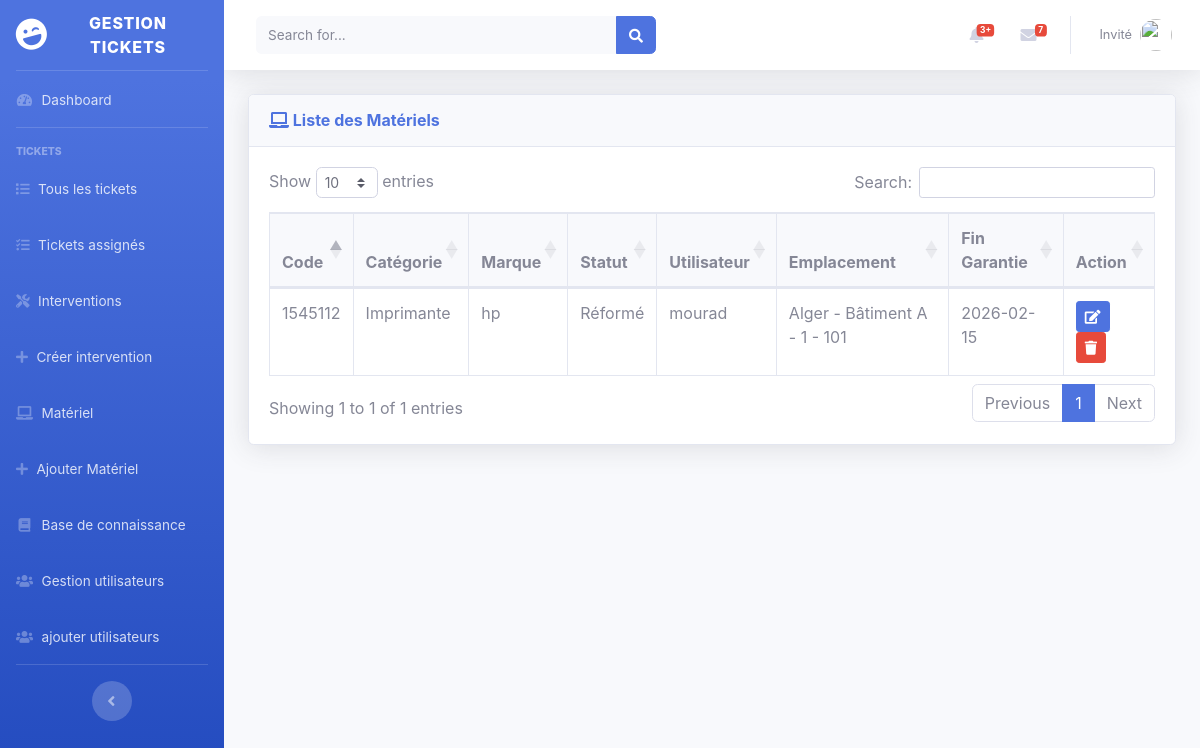
The app's page /materiel.php (signed in) with its own data.
### tables this page shows
CREATE TABLE `materiel` (
  `mat_code` int(11) NOT NULL,
  `mat_categ` enum('Ordinateur','PC Portable','Écran','Imprimante','Scanner') NOT NULL,
  `mat_marque` varchar(50) DEFAULT NULL,
  `mat_statut` enum('Disponible','Attribué','En panne','Réformé','Perdu') DEFAULT 'Disponible',
  `mat_fin_gar` date DEFAULT NULL,
  `usr_id` int(11) NOT NULL,
  `emp_id` int(11) DEFAULT NULL
);

CREATE TABLE `user` (
  `usr_id` int(11) NOT NULL,
  `usr_nom` varchar(100) DEFAULT NULL,
  `usr_prenom` varchar(100) NOT NULL,
  `usr_telephone` varchar(20) DEFAULT NULL,
  `usr_email` varchar(100) DEFAULT NULL,
  `usr_password` varchar(255) DEFAULT NULL,
  `usr_date_creation` date DEFAULT NULL,
  `usr_date_update` date DEFAULT NULL,
  `str_id` int(11) DEFAULT NULL
);

### materiel.php (the view, shortened to what this page needs)
<?php
require 'db.php';
$materiels = $pdo->query("
    SELECT
        m.mat_code,
        m.mat_categ,
        m.mat_marque,
        m.mat_statut,
        m.mat_fin_gar,
        u.usr_id,
        u.usr_nom,
        e.emp_id,
        CONCAT(e.emp_localisation, ' - ', e.emp_batiment, ' - ', e.emp_etage, ' - ', e.emp_num_bureau) AS emp_label
    FROM materiel m
    LEFT JOIN user u ON m.usr_id = u.usr_id
    LEFT JOIN emplacement e ON m.emp_id = e.emp_id
    ORDER BY m.mat_code ASC
")->fetchAll(PDO::FETCH_ASSOC);
?>
<!DOCTYPE html>
<html lang="fr">
<head>
<link href="https://cdn.jsdelivr.net/npm/bootstrap@4.6.2/dist/css/bootstrap.min.css" rel="stylesheet">
<link rel="stylesheet" href="https://cdnjs.cloudflare.com/ajax/libs/font-awesome/5.15.4/css/all.min.css">
<link rel="stylesheet" href="https://cdn.datatables.net/1.13.6/css/dataTables.bootstrap4.min.css">
<link href="css/sb-admin-2.min.css" rel="stylesheet">
</head>
<body id="page-top">
<div id="wrapper">
    <?php include('fragment/sidebar.php'); ?>
    <div id="content-wrapper" class="d-flex flex-column">
        <div id="content">
            <?php include('fragment/navbar.php'); ?>
            <div class="container-fluid mt-4">
                <div class="card shadow mb-4">
                    <div class="card-header py-3">
                        <h6 class="m-0 font-weight-bold text-primary">
                            <i class="fas fa-laptop"></i> Liste des Matériels
                        </h6>
                    </div>
                    <div class="card-body">
                        <div class="table-responsive">
                            <table class="table table-bordered" id="dataTable" width="100%">
                                <thead class="bg-light">
                                    <tr>
                                        <th>Code</th>
                                        <th>Catégorie</th>
                                        <th>Marque</th>
                                        <th>Statut</th>
                                        <th>Utilisateur</th>
                                        <th>Emplacement</th>
                                        <th>Fin Garantie</th>
                                        <th>Action</th>
                                    </tr>
                                </thead>
                                <tbody>
                                    <?php foreach($materiels as $m): ?>
                                    <tr>
                                        <td><?= htmlspecialchars($m['mat_code']) ?></td>
                                        <td><?= htmlspecialchars($m['mat_categ'] ?? '-') ?></td>
                                        <td><?= htmlspecialchars($m['mat_marque'] ?? '-') ?></td>
                                        <td><?= htmlspecialchars($m['mat_statut'] ?? '-') ?></td>
                                        <td><?= $m['usr_nom'] ? htmlspecialchars($m['usr_nom']) : '<span class="text-muted">Aucun</span>' ?></td>
                                        <td><?= $m['emp_label'] ? htmlspecialchars($m['emp_label']) : '<span class="text-muted">Aucun</span>' ?></td>
                                        <td><?= $m['mat_fin_gar'] ? htmlspecialchars($m['mat_fin_gar']) : '<span class="text-muted">-</span>' ?></td>
                                        <td>
                                            <button type="button"
                                                    class="btn btn-primary btn-sm editBtn"
                                                    data-code="<?= htmlspecialchars($m['mat_code'], ENT_QUOTES) ?>"
                                                    data-categ="<?= htmlspecialchars($m['mat_categ'], ENT_QUOTES) ?>"
                                                    data-marque="<?= htmlspecialchars($m['mat_marque'], ENT_QUOTES) ?>"
                                                    data-statut="<?= htmlspecialchars($m['mat_statut'], ENT_QUOTES) ?>"
                                                    data-fin="<?= htmlspecialchars($m['mat_fin_gar'], ENT_QUOTES) ?>"
                                                    data-usr="<?= htmlspecialchars($m['usr_id'], ENT_QUOTES) ?>"
                                                    data-emp="<?= htmlspecialchars($m['emp_id'], ENT_QUOTES) ?>">
                                                <i class="fas fa-edit"></i>
                                            </button>
                                            <a href="supprimer.php?id=<?= urlencode($m['mat_code']) ?>&type=materiel"
                                               class="btn btn-danger btn-sm"
                                               onclick="return confirm('Voulez-vous vraiment supprimer ce matériel ?')">
                                               <i class="fas fa-trash"></i>
                                            </a>
                                        </td>
                                    </tr>
                                    <?php endforeach; ?>
                                </tbody>
                            </table>
                        </div>
                    </div>
                </div>
            </div>
        </div>
    </div>
</div>
</body>
</html>

### records on screen
materiel: mat_code "1545112", mat_categ "Imprimante", mat_marque "hp", mat_statut "Réformé", usr.usr_nom "mourad", emp_label "Alger - Bâtiment A - 1 - 101", mat_fin_gar "2026-02-15"
